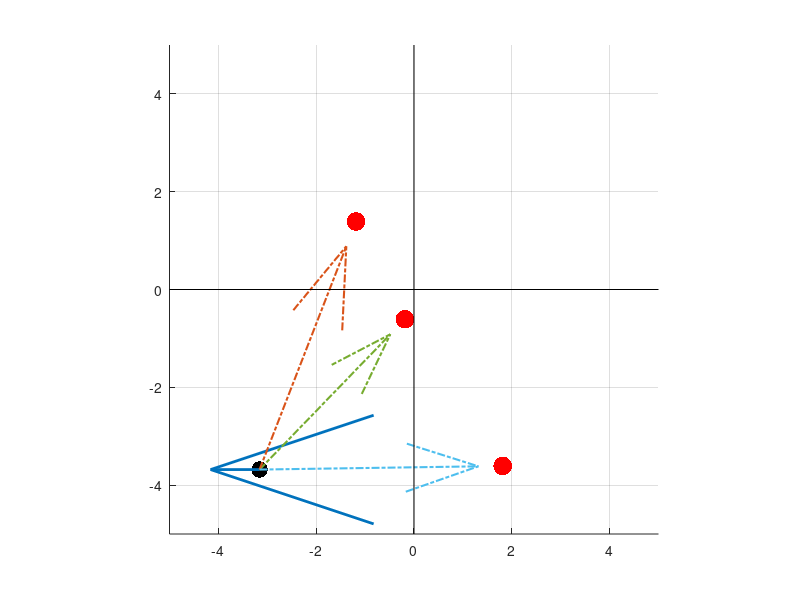

The MATLAB source for this figure: (Note: this script raises an error after producing the figure.)
clear; close all;
% close all;
ng = 3; %number of goals;
p_xg = (1/ng)*ones(ng, 1);
% p_xg = rand(4,1);
% p_xg = p_xg/sum(p_xg);
% fprintf('The prior goal distribution is given by %f\n', p_xg);
xg0 = zeros(2, ng);

%INSTANTIATE VALUES
xg0 = [ -3, 0;
        0, 0;
        -3, -3;
        3, -3]';
    
xg0 = [randsample(-4:4, ng);randsample(-4:4, ng)] + rand(2,1) - rand(2,1); %goal positions
% xr0 = [3.5,0.01]';
xr0 = [randsample(-4:4, 1);randsample(-4:4, 1)] + rand(2,1) - rand(2,1); %robot positions

sig0 = 0.1; %standard deviation for confidence random variable. 
uh0 = [-1,0]'; %positive x direction;
% uh0 = rand(2,1);


%PLOT GOALS AND ROBOT and UH
figure;
scatter(xg0(1,:), xg0(2,:), 180, 'r', 'filled'); grid on; hold on;
scatter(xr0(1), xr0(2), 140, 'k', 'filled');
quiver(xr0(1), xr0(2), uh0(1), uh0(2), 0, 'LineWidth', 2, 'MaxHeadSize', 2); %current robot velocity arrow
for i=1:ng %vectors connecting robot and goals. 
    quiver(xr0(1), xr0(2), xg0(1,i) - xr0(1), xg0(2,i) - xr0(2), 'LineWidth', 1.5, 'LineStyle', '-.');
end
xrange = [-5,5]; %set axis limits
yrange = [-5,5];
line(xrange, [0,0], 'Color', 'k'); %draw x and y axes. 
line([0,0], yrange, 'Color', 'k');
axis([xrange, yrange]);
axis square;
%define symbolic variables. Everything in the 2d position world for the
%time being. 

xr = sym('xr', [2,1], 'real');
xg = sym('xg', [2,1], 'real');
uh = sym('uh', [2,1], 'real');
PHI_XR_UH = sym('PHI', [2,2], 'real'); 
sig = sym('sig', 'real');


% %SYMBOLIC DEFINITIONS OF NORMS AND COS_TH

normx = (xg-xr)/norm(xg-xr);
normuh = uh/norm(uh);
cos_th = dot(normx, normuh); %confidence measure (sensor reading) for a particular goal x_g

% upsilon = (4*cos_th)/(1 - cos_th^2 + 10^(-10)); % c_g = upsilon + N(0, sig^2). MEASUREMENT MODEL. 10^-5 IS ADDED TO AVOID DIVIDE BY ZERO ISSUES
upsilon = (1 + cos_th)/2; %Measurement model. This 'voltage' meter can read from 0 to 1. 
% upsilon = piecewise(upsilon_raw > 0.95, 0.95, )
%COMPUTE THE PROPER FISHER INFORMATION MATRIX. CHECK MILLER ET AL. IN
%WHICH THE UNKNOWN PARAMETER IS A THE 2D LOCATION. 
FIM = (1/sig^2)*jacobian(gradient(upsilon, xg), xg);
% disp(eval(subs(eval(subs(FIM, [xg, xr, uh], [xg0(:,1), xr0, uh0])), sig, sig0)));
% disp(eval(subs(eval(subs(FIM, [xg, xr, uh], [xg0(:,2), xr0, uh0])), sig, sig0)));
%DISPLAY
% disp(eval(subs(normuh, uh, uh0)));
% disp(eval(subs(normx, [xg, xr], [xg0(:,2), xr0])));
% disp(eval(subs(cos_th, [xg, xr, uh], [xg0(:,2), xr0, uh0])));
% disp(eval(subs(upsilon, [xg, xr, uh], [xg0(:,1), xr0, uh0])));
% disp(eval(subs(eval(subs(FIM, [xg, xr, uh], [xg0(:,2), xr0, uh0])), sig, sig0))); %TWO-STEP PROCESS SINCE SIG AND THE VECTORS DON'T MATCH. SHOULD BE AN EASIER WAY OUT. 

%MARGINALIZING OVER XG

PHI_XR_UH = sym(zeros(2,2)); %FIM 
for i=1:ng %perform integral over the goals. 
    PHI_XR_UH(1,1) = subs(subs(FIM(1,1), xg, xg0(:,i)), sig, sig0)*p_xg(i) + PHI_XR_UH(1,1);
    PHI_XR_UH(1,2) = subs(subs(FIM(1,2), xg, xg0(:,i)), sig, sig0)*p_xg(i) + PHI_XR_UH(1,2);
    PHI_XR_UH(2,1) = subs(subs(FIM(2,1), xg, xg0(:,i)), sig, sig0)*p_xg(i) + PHI_XR_UH(2,1);
    PHI_XR_UH(2,2) = subs(subs(FIM(2,2), xg, xg0(:,i)), sig, sig0)*p_xg(i) + PHI_XR_UH(2,2);
end

%MARGINALIZING OVER XR
PHI_UH = subs(PHI_XR_UH, xr, xr0); %ROBOT POSITION IS KNOWN FULLY. THEREFORE EXPECTATION OVER XR REDUCES TO A POINT ESTIMATE
%SUBSTITUTING THE VALUE OF UH

uhs = [1,0; %+x
       -1,0; %-x
       0,1; %+y
       0,-1 %-y
       ]';
eid_uhs = zeros(size(uhs,2), 1);
for i=1:size(uhs, 2)
    eid_uhs(i) = det(eval(subs(PHI_UH, uh, uhs(:,i))));
end
% disp(eid_uhs);
% PHI = subs(PHI_UH, uh, uh0);
%EXPECTED INFORMATION DENSITY FOR UH
% EID_UH = det(eval(PHI)); %D-optimality


fprintf('The EID for x direction is %f\n', sum(eid_uhs(1:2)));
fprintf('The EID for y direction is %f\n', sum(eid_uhs(3:4)));

% fprintf('The EID for uh is %f\n', EID_UH);

% [x_xr, y_xr] = meshgrid(-5:1:5, -5:1:5);
% x = x_xr(:);
% y = y_xr(:);
% xrs = [x,y];
% % PHI_UH = subs(PHI_XR_UH, xr, {x_xr, y_xr}');
% % eids_x = det(eval(subs(PHI_UH, uh, uhs(:,1)))) + det(eval(subs(PHI_UH, uh, uhs(:,2))));
% % eids_y = det(eval(subs(PHI_UH, uh, uhs(:,3)))) + det(eval(subs(PHI_UH, uh, uhs(:,4))));
% eids_x = zeros(length(x), 1);
% eids_y = zeros(length(y), 1);
% 
% for i=1:length(x)
%     PHI_UH = subs(PHI_XR_UH, xr, xrs(i,:)');
%     eids_x(i) = det(eval(subs(PHI_UH, uh, uhs(:,1)))) + det(eval(subs(PHI_UH, uh, uhs(:,2))));
%     eids_y(i) = det(eval(subs(PHI_UH, uh, uhs(:,3)))) + det(eval(subs(PHI_UH, uh, uhs(:,4))));
% end
% 
% figure;
% scatter3(xg0(1,:), xg0(2,:), zeros(ng,1), 180, 'r', 'filled'); grid on; hold on;
% scatter3(xr0(1), xr0(2), 0, 180, 'k', 'filled');
% surf(x_xr, y_xr, reshape(eids_x, 11, 11))
% axis([-5 5 -5,5 -20 20]);
% xlabel('X Direction'); ylabel('Y Direction'); zlabel('EID_X');
% quiver3(0,0, 20, uhs(1,1), uhs(2,1), 0,'LineWidth', 2, 'MaxHeadSize', 2);
% 
% figure;
% scatter3(xg0(1,:), xg0(2,:), zeros(ng,1), 180, 'r', 'filled'); grid on; hold on;
% scatter3(xr0(1), xr0(2), 0, 180, 'k', 'filled');
% surf(x_xr, y_xr, reshape(eids_y, 11, 11))
% axis([-5 5 -5,5 -20 20]);
% xlabel('X Direction'); ylabel('Y Direction'); zlabel('EID_Y');
% quiver3(0,0, 20, uhs(1,3), uhs(2,3), 0,'LineWidth', 2, 'MaxHeadSize', 2);



